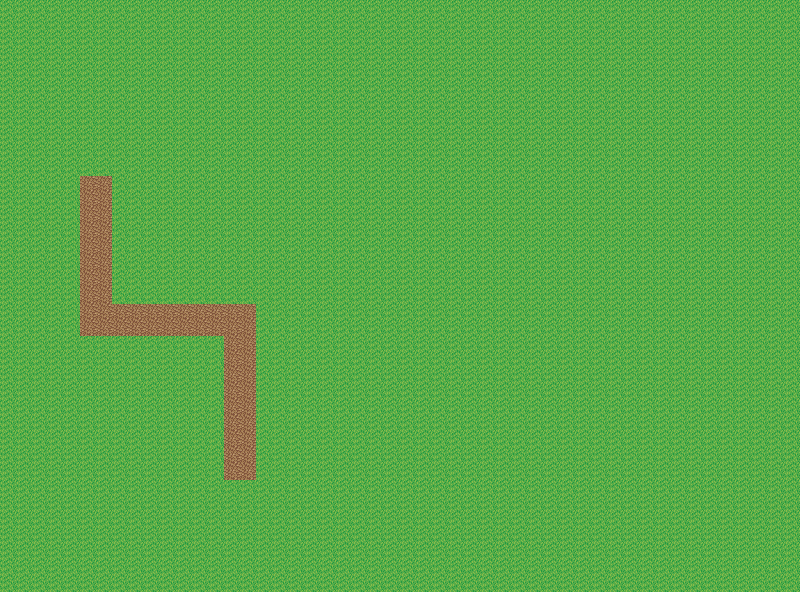

The image is a tile-based game level rendered from a .tmx file. Its description and source (layers, tilesets, objects; grid data summarised) follow:
An orthogonal 50x37 tile map with 16x16 px tiles, 1 tile layer (Tile Layer 1).

<map version="1.0" orientation="orthogonal" width="50" height="37" tilewidth="16" tileheight="16">
 <tileset firstgid="1" name="Main Tiles" tilewidth="16" tileheight="16">
  <image source="16oga.png" width="160" height="80" />
 </tileset>
 <layer name="Tile Layer 1" width="50" height="37">
  <data>[1850 cells, 1850 non-empty, 2 distinct tile ids]</data>
 </layer>
</map>
